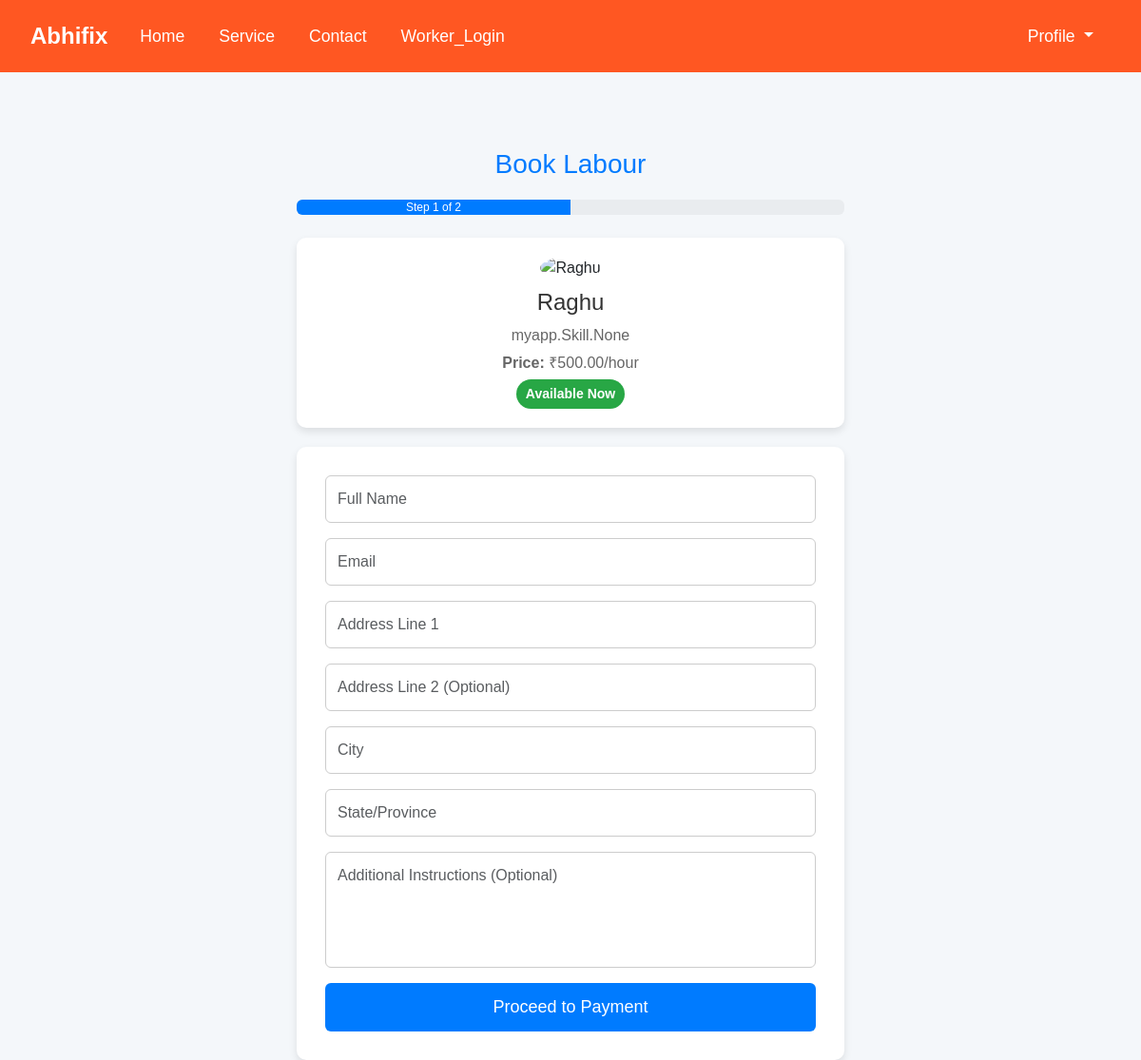
Screenshot of /book/1/ (signed in) with the database file from the repository.
### myapp/models.py (models this page shows, shortened)
class Labour(models.Model):
    user = models.OneToOneField(User, on_delete=models.CASCADE, related_name='labour_profile')
    phone = models.CharField(max_length=15, null=True, blank=True)  # Updated to CharField to handle phone numbers better
    image = models.ImageField(upload_to='images/', null=True, blank=True)
    skills = models.ManyToManyField(Skill, related_name='labours', blank=True)
    experience = models.CharField(max_length=100, null=True)
    email = models.EmailField(max_length=254, null=True, blank=True)
    price = models.DecimalField(max_digits=10, decimal_places=2, null=True,blank=True)
    is_available = models.BooleanField(default=True)
    last_booking_time = models.DateTimeField(null=True, blank=True)

### myapp/views.py (the view, shortened to what this page needs)
# urls.py: path('book/<int:labour_id>/', views.book_labour, name='book_labour'),
@login_required
def book_labour(request, labour_id):
    labour = get_object_or_404(Labour, id=labour_id)
    if not labour.is_available and labour.last_booking_time:
        time_since_last_booking = timezone.now() - labour.last_booking_time
        if time_since_last_booking < timedelta(hours=1):
            messages.error(request, f"This labourer is currently busy. They will be available in {60 - time_since_last_booking.seconds // 60} minutes.")
            return redirect('services')
    return render(request, 'book_labour.html', {'labour': labour})

### templates/book_labour.html (shortened to what this page needs)
<!DOCTYPE html>
<html lang="en">
<head>
    <link href="https://cdn.jsdelivr.net/npm/bootstrap@5.3.0/dist/css/bootstrap.min.css" rel="stylesheet">
    <link href="https://cdnjs.cloudflare.com/ajax/libs/font-awesome/6.0.0-beta3/css/all.min.css" rel="stylesheet">
</head>
<body>
    <nav class="navbar navbar-expand-lg navbar-dark">
        <div class="container-fluid">
            <a class="navbar-brand" href="{% url 'home' %}">Abhifix</a>
            <div class="collapse navbar-collapse" id="navbarNav">
                <ul class="navbar-nav me-auto">
                    <li class="nav-item">
                        <a class="nav-link" href="{% url 'home' %}">Home</a>
                    </li>
                    <li class="nav-item">
                        <a class="nav-link" href="{% url 'services' %}">Service</a>
                    </li>
                    <li class="nav-item">
                        <a class="nav-link" href="{% url 'contact' %}">Contact</a>
                    </li>
                    <li class="nav-item">
                        <a class="nav-link" href="{% url 'labour_login' %}">Worker_Login</a>
                    </li>
                </ul>
                <ul class="navbar-nav ms-auto">
                    {% if user.is_authenticated %}
                    <li class="nav-item dropdown">
                        <a class="nav-link dropdown-toggle" href="#" id="navbarDropdown" role="button" data-bs-toggle="dropdown" aria-expanded="false">
                            Profile
                        </a>
                    </li>
                    {% else %}
                    <li class="nav-item">
                        <a class="nav-link" href="{% url 'login' %}">User_Login</a>
                    </li>
                    {% endif %}
                </ul>
            </div>
        </div>
    </nav>
    <div class="container">
        <h1>Book Labour</h1>
        <div class="progress mb-4">
            <div class="progress-bar" role="progressbar" style="width: 50%;" aria-valuenow="50" aria-valuemin="0" aria-valuemax="100">Step 1 of 2</div>
        </div>
        <div class="labour-card">
            <img src="{{ labour.profile_picture.url }}" alt="{{ labour.user.username }}">
            <h3>{{ labour.user.username }}</h3>
            <p>{{ labour.skills }}</p>
            <p><strong>Price:</strong> ₹{{ labour.price }}/hour</p>
            {% if labour.is_available %}
                <div class="availability-badge available">Available Now</div>
            {% else %}
                <div class="availability-badge unavailable">Currently Busy</div>
                <div class="countdown mt-2">
                    Available in <span id="countdown-timer">{{ labour.available_in_minutes }}</span> minutes
                </div>
            {% endif %}
        </div>
        <div class="form-container">
            {% if user.is_authenticated %}
            <form id="bookingForm" method="post" action="{% url 'book_labour' labour_id=labour.id %}">
                <div class="mb-3">
                    <input type="text" class="form-control" name="full_name" placeholder="Full Name" required>
                </div>
                <div class="mb-3">
                    <input type="email" class="form-control" name="email" placeholder="Email" required>
                </div>
                <div class="mb-3">
                    <input type="text" class="form-control" name="address_line_1" placeholder="Address Line 1" required>
                </div>
                <div class="mb-3">
                    <input type="text" class="form-control" name="address_line_2" placeholder="Address Line 2 (Optional)">
                </div>
                <div class="mb-3">
                    <input type="text" class="form-control" name="city" placeholder="City" required>
                </div>
                <div class="mb-3">
                    <input type="text" class="form-control" name="state" placeholder="State/Province" required>
                </div>
                <div class="mb-3">
                    <textarea class="form-control" name="additional_instructions" placeholder="Additional Instructions (Optional)" rows="4"></textarea>
                </div>
                <button type="button" class="btn btn-primary w-100" data-bs-toggle="modal" data-bs-target="#confirmationModal" {% if not labour.is_available %}disabled{% endif %}>
                    {% if labour.is_available %}Proceed to Payment{% else %}Labour Unavailable{% endif %}
                </button>
            </form>
            {% else %}
            <p class="text-center">You need to <a href="{% url 'login' %}">login</a> to book a labour.</p>
            {% endif %}
        </div>
    </div>
</body>
</html>

### templates/book_labour.html (style rules this page uses)
body { background-color: #f4f7fa; font-family: 'Arial', sans-serif; }
.navbar { background-color: #FF5722; padding: 15px 20px; }
.navbar-brand { font-size: 1.5rem; font-weight: bold; color: white !important; }
.navbar-nav .nav-link { color: white !important; margin: 0 10px; font-size: 1.1rem; }
.container { margin-top: 80px; max-width: 600px; }
h1 { color: #007bff; font-size: 28px; margin-bottom: 20px; text-align: center; }
.form-container { background-color: white; padding: 30px; border-radius: 10px; box-shadow: 0 4px 8px rgba(0, 0, 0, 0.1); }
.form-control { padding: 12px; font-size: 16px; border-radius: 6px; border: 1px solid #ccc; margin-bottom: 15px; }
textarea { resize: none; }
.btn-primary { background-color: #007bff; border: none; padding: 12px; font-size: 18px; border-radius: 6px; transition: background-color 0.3s ease; }
.labour-card { background-color: #fff; border-radius: 10px; padding: 20px; box-shadow: 0 4px 8px rgba(0, 0, 0, 0.1); margin-bottom: 20px; text-align: center; }
.labour-card img { border-radius: 50%; width: 100px; height: 100px; object-fit: cover; }
.labour-card h3 { font-size: 1.5rem; color: #333; margin-top: 10px; }
.labour-card p { color: #666; margin: 5px 0; }
.availability-badge { display: inline-block; padding: 5px 10px; border-radius: 20px; font-size: 14px; font-weight: bold; }
.available { background-color: #28a745; color: white; }
.progress-bar { background-color: #007bff; }

### rows the page displays
Labour: user.username "Raghu", skills "myapp.Skill.None", price "500.00"
